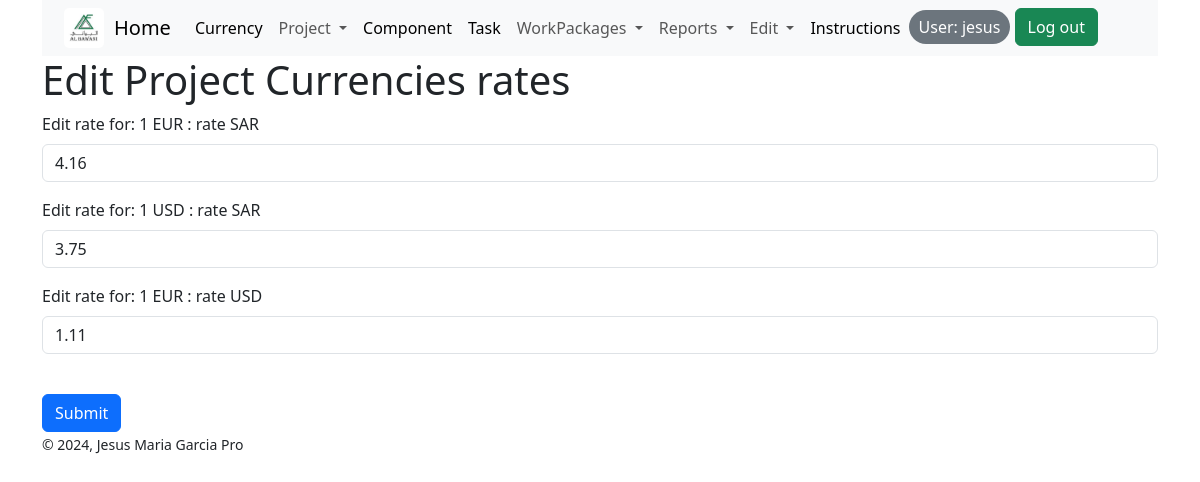
Page /currency_edit/ (signed in) on the committed database.
### tasks/models.py (models this page shows)
class Currency(models.Model):
    eur_sar = models.DecimalField(max_digits=10, decimal_places=2, default=4.16)
    usd_sar = models.DecimalField(max_digits=10, decimal_places=2, default=3.75)
    eur_usd = models.DecimalField(max_digits=10, decimal_places=2, default=1.11)
    def __str__(self):
        return f"EUR/SAR: {self.eur_sar}, USD/SAR: {self.usd_sar}, EUR/USD: {self.eur_usd}"

### tasks/views.py (the view)
# urls.py: path('currency_edit/', views.currency_edit, name='currency_edit'),
def currency_edit(request):
    currency_instance = Currency.objects.first()  # Assuming there's only one instance
    print(currency_instance)
    if request.method == 'POST':
        form = CurrencyForm(request.POST, instance=currency_instance)
        if form.is_valid():
            form.save()
            return redirect('home')
    else:
        form = CurrencyForm(instance=currency_instance)
    return render(request, 'tasks/currency_edit.html', {'form': form, 'currency': currency_instance})

### tasks/forms.py
class CurrencyForm(forms.ModelForm):
    class Meta:
        model = Currency
        fields = ('eur_sar', 'usd_sar', 'eur_usd')

### tasks/templates/tasks/currency_edit.html (shortened to what this page needs)
{% extends 'tasks/base.html' %}
{% block content %}
<div class="container">
  <h1>Edit Project Currencies rates</h1>
  <form method="post">
      <div class="mb-3">
        <label for="eur_sar" class="form-label" id="eur_sar">Edit rate for: 1 EUR : rate SAR</label>
        <input type="number" class="form-control" id="name" name="eur_sar" value="{{ currency.eur_sar|safe }}" step="0.01"/>
      </div>
      <div class="mb-3">
        <label for="usd_sar" class="form-label" id="usd_sar">Edit rate for: 1 USD : rate SAR</label>
        <input type="number" class="form-control" id="usd_sar" name="usd_sar" value="{{ currency.usd_sar|safe }}" step="0.01"/>
      </div>
      <div class="mb-3">
        <label for="eur_usd" class="form-label" id="eur_usd">Edit rate for: 1 EUR : rate USD</label>
        <input type="number" class="form-control" id="eur_usd" name="eur_usd" value="{{ currency.eur_usd|safe }}" step="0.01"/>
      </div>
      <br>
      <button type="submit" class="btn btn-primary">Submit</button>
    </form>
  </div>
{% endblock %}

### tasks/templates/tasks/base.html (shortened to what this page needs)
{% load static %}
<!DOCTYPE html>
<html lang="en">
<head>
    <link href="https://cdn.jsdelivr.net/npm/bootstrap@5.3.3/dist/css/bootstrap.min.css" rel="stylesheet">
    <link href="https://cdn.jsdelivr.net/npm/select2@4.1.0-rc.0/dist/css/select2.min.css" rel="stylesheet" />
</head>
<body>
  <body>
    <div class="container">
      <nav class="navbar navbar-expand-lg bg-body-tertiary">
        <div class="container-fluid">
          <a class="navbar-item" href="https://www.albawani.net/">
            <img src="{% static 'AlBawani.jpg' %}" alt="AlBawani Logo" class="logo">
          </a>
          <a class="navbar-brand" href="{% url 'home' %}">Home</a>
          {% if request.user.is_authenticated %}
          <div class="collapse navbar-collapse" id="navbarSupportedContent">
            <ul class="navbar-nav me-auto mb-2 mb-lg-0">
              <li class="nav-item">
                <a class="nav-link active" aria-current="page" href="{% url 'currency_create' %}">Currency</a>
              </li>
              <li class="nav-item dropdown">
                <a class="nav-link dropdown-toggle" href="#" role="button" data-bs-toggle="dropdown" aria-expanded="false">
                  Project
                </a>
              </li>
              <li class="nav-item">
                {% if request.session.selected_project_id %}
                  <a class="nav-link active" aria-current="page" href="{% url "prices_create" request.session.selected_project_id %}">Component</a>
                {% else %}
                  <a class="nav-link active" aria-current="page" href="#">Login/Select Project to create</a>
                {% endif %}
              </li>
              {% if request.session.selected_project_id %}
              <li class="nav-item">
                <a class="nav-link active" aria-current="page" href="{% url 'task_create' request.session.selected_project_id %}">Task</a>
              </li>
              {% endif %}
              {% if request.session.selected_project_id %}
              <li class="nav-item dropdown">
                <a class="nav-link dropdown-toggle" href="#" role="button" data-bs-toggle="dropdown" aria-expanded="false">
                  WorkPackages
                </a>
              </li>
              <li class="nav-item dropdown">
                <a class="nav-link dropdown-toggle" href="#" id="reportsDropdown" role="button" data-bs-toggle="dropdown" aria-expanded="false">
                  Reports
                </a>
            </li>
            <li class="nav-item dropdown">
              <a class="nav-link dropdown-toggle" href="#" role="button" data-bs-toggle="dropdown" aria-expanded="false">
                Edit
              </a>
            </li>
            {% endif %}
            {% endif %}
            <li class="nav-item">
              <a class="nav-link active" aria-current="page" href="{% url 'markdown_view' %}">Instructions</a>
            </li>
            <ul class="navbar-nav ml-auto" style="list-style-type: none;">
              {% if not request.user.is_authenticated %}
              <li class="nav-item">
                <a class="btn btn-success" id = 'login_menu' href="{% url 'login_request' %}">Log in</a>
              </li>
              {% else %}
              <li class="nav-item">
                <button class="btn btn-secondary" style="border-radius: 20px; padding: 5px 10px; border: none;">
                  User: {{ request.user.username }}
                </button>
                <a class="btn btn-success" id='login_menu' href="{% url 'logout_request' %}">Log out</a>
              </li>
              {% endif %}
            </ul>
          </div>
        </div>
      </nav>
    </div>
    <main>
      <section class="section">
        <div class="content">
          {% block content %}{% endblock %}
        </div>
      </section>
    </main>
    <div class="container">
      <footer class='footer'>
        <small>&copy; 2024, Jesus Maria Garcia Pro</small>
      </footer>
    </div>
  </body>
</body>
</html>

### tasks/templates/tasks/base.html (style rules this page uses)
.logo { margin: 0 10px; border-radius: 5px; object-fit: contain; width: 40px; }

### rows in the picture
Currency: eur_sar "4.16", usd_sar "3.75", eur_usd "1.11"

### other values in the picture
{{ request.user.username }} "jesus"
